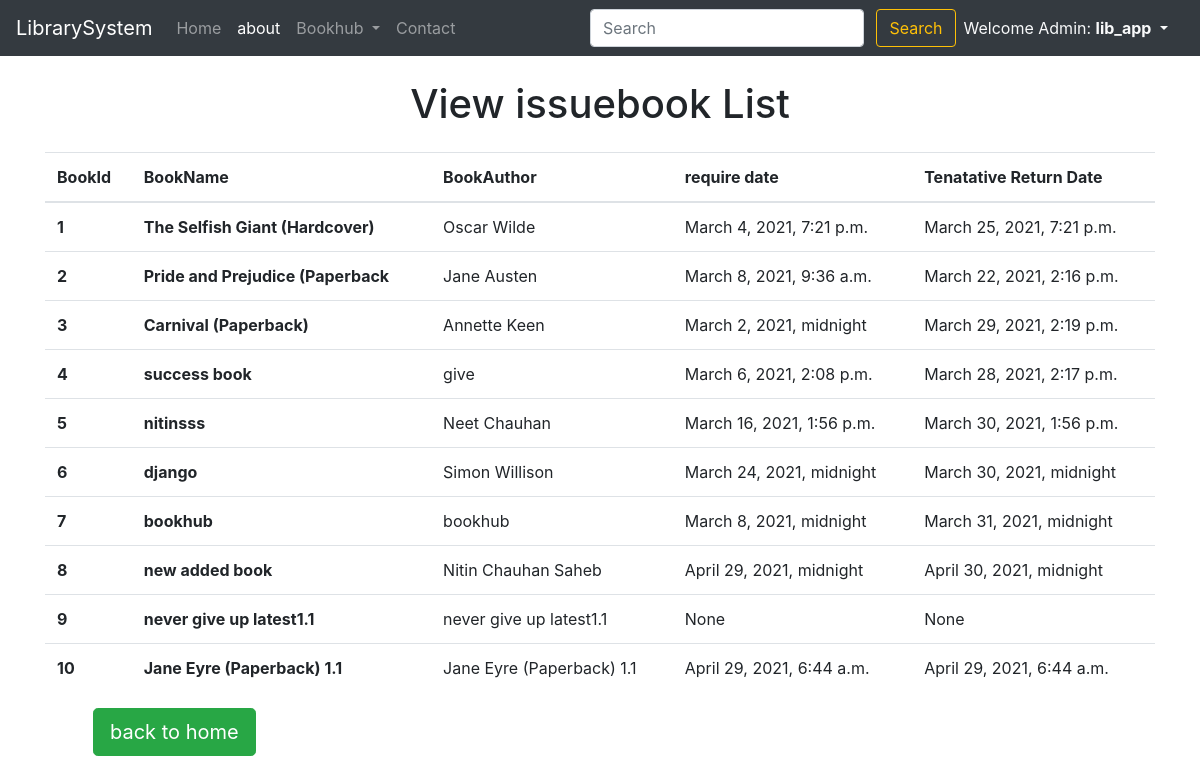
Page /viewissuebook (signed in) on the committed database.
### lib_app/models.py (models this page shows)
class Book(models.Model):
    catchoice= [
        ('education', 'Education'),
        ('entertainment', 'Entertainment'),
        ('comics', 'Comics'),
        ('biography', 'Biographie'),
        ('history', 'History'),
        ]
    bookid = models.AutoField(primary_key=True)
    name=models.CharField(max_length=30)
    author=models.CharField(max_length=40)
    category=models.CharField(max_length=30,choices=catchoice,default='Education')
    bookprice= models.DecimalField(decimal_places=0, max_digits=10000, null=True)
    bookdesc=models.TextField(max_length=500)
    timeStamp = models.DateTimeField(auto_now_add=True ,blank=True)
    require_date = models.DateTimeField(auto_now_add=True,blank=True, null=True)
    Tenatative_Return_Date = models.DateTimeField(auto_now_add=True,blank=True, null=True)
    def __str__(self):
        return str(self.name)

### lib_app/views.py (the view)
# urls.py: path('viewissuebook', views.viewissuebook, name='viewissuebook'),
def viewissuebook(request):
    viewissue = Book.objects.all()
    print(viewissue)
    return render(request, 'viewissuebook.html',{'viewissue':viewissue})

### templates/viewissuebook.html (shortened to what this page needs)
{% extends 'base.html' %}
{% block aboutactive %} active {% endblock aboutactive %}
{% block body %}
<div class="container my-2">
<h1 class="text-center my-4">View issuebook List</h1>
<table class="table">
  <thead>
    <tr>
      <th scope="col">BookId</th>
      <th scope="col">BookName</th>
      <th scope="col">BookAuthor</th>
      <th scope="col">require date</th>
      <th scope="col">Tenatative Return Date</th>
    </tr>
  </thead>
  <tbody>
    <tr>
      {% for items in viewissue %}
      <th scope="row">{{forloop.counter}}</th>
      <th scope="row">{{items.name}}</th>
      <td>{{items.author}}</td>
      <td>{{items.require_date}}</td>
      <td>{{items.Tenatative_Return_Date}}</td>
    </tr>
{% endfor %}
  </tbody>
</table>
<a class="btn btn-success ml-5 text-white btn-lg" href="/" role="button">back to home</a>
{% endblock body %}

### templates/base.html (shortened to what this page needs)
<!doctype html>
<html lang="en">
<head>
  <link rel="stylesheet" href="https://maxcdn.bootstrapcdn.com/bootstrap/4.0.0/css/bootstrap.min.css"
>
</head>
<body>
  <nav class="navbar navbar-expand-lg navbar-dark bg-dark sticky-top ">
    <a class="navbar-brand" href="/">LibrarySystem</a>
    <div class="collapse navbar-collapse" id="navbarSupportedContent">
      <ul class="navbar-nav mr-auto">
        {% if user.is_authenticated %}
        <li class="nav-item {% block homeactive %} {% endblock homeactive %}">
          <a class="nav-link" href="/">Home <span class="sr-only">(current)</span></a>
        </li>
        <li class="nav-item {% block aboutactive %} {% endblock aboutactive %}">
          <a class="nav-link" href="/about">about</a>
        </li>
        <li class="nav-item dropdown">
          <a class="nav-link dropdown-toggle" href="#" id="navbarDropdown" role="button" data-toggle="dropdown"
            aria-haspopup="true" aria-expanded="false">
            Bookhub
          </a>
        </li>
        <li class="nav-item {% block contactactive %} {% endblock contactactive %}">
          <a class="nav-link" href="/contact">Contact</a>
        </li>
        {% endif %}
      </ul>
      <div class="ml-auto form-inline">
        <form method="get" action="/search" class=" my-2 ml-4 my-lg-0">
          <input class="form-control mr-sm-2" type="search" placeholder="Search" aria-label="Search" id="query"
            name="query">
          <button class="btn btn-outline-warning my-2 my-sm-0" type="submit">Search</button>
        </form>
        {% if user.is_authenticated %}
        <ul class="navbar-nav mr-2">
          <li class="nav-item dropdown ">
            <a class="nav-link dropdown-toggle text-light" href="/admin" id="navbarDropdown" role="button"
              data-toggle="dropdown" aria-haspopup="true" aria-expanded="false">
              Welcome Admin: <b>{{request.user}}</b>
            </a>
          </li>
        </ul>
        {% endif %}
      </div>
    </div>
  </nav>
  {% block body %}
  {% endblock body %}
</body>
</html>

### rows in the picture
Book: name "The Selfish Giant (Hardcover)", author "Oscar Wilde", require_date "March 4, 2021, 7:21 p.m.", Tenatative_Return_Date "March 25, 2021, 7:21 p.m."
Book: name "Pride and Prejudice (Paperback", author "Jane Austen", require_date "March 8, 2021, 9:36 a.m.", Tenatative_Return_Date "March 22, 2021, 2:16 p.m."
Book: name "Carnival (Paperback)", author "Annette Keen", require_date "March 2, 2021, midnight", Tenatative_Return_Date "March 29, 2021, 2:19 p.m."
Book: name "success book", author "give", require_date "March 6, 2021, 2:08 p.m.", Tenatative_Return_Date "March 28, 2021, 2:17 p.m."
Book: name "nitinsss", author "Neet Chauhan", require_date "March 16, 2021, 1:56 p.m.", Tenatative_Return_Date "March 30, 2021, 1:56 p.m."
Book: name "django", author "Simon Willison", require_date "March 24, 2021, midnight", Tenatative_Return_Date "March 30, 2021, midnight"
Book: name "bookhub", author "bookhub", require_date "March 8, 2021, midnight", Tenatative_Return_Date "March 31, 2021, midnight"
Book: name "new added book", author "Nitin Chauhan Saheb", require_date "April 29, 2021, midnight", Tenatative_Return_Date "April 30, 2021, midnight"
Book: name "never give up latest1.1", author "never give up latest1.1", require_date "None", Tenatative_Return_Date "None"
Book: name "Jane Eyre (Paperback) 1.1", author "Jane Eyre (Paperback) 1.1", require_date "April 29, 2021, 6:44 a.m.", Tenatative_Return_Date "April 29, 2021, 6:44 a.m."

### other values in the picture
{{ request.user }} "lib_app"
